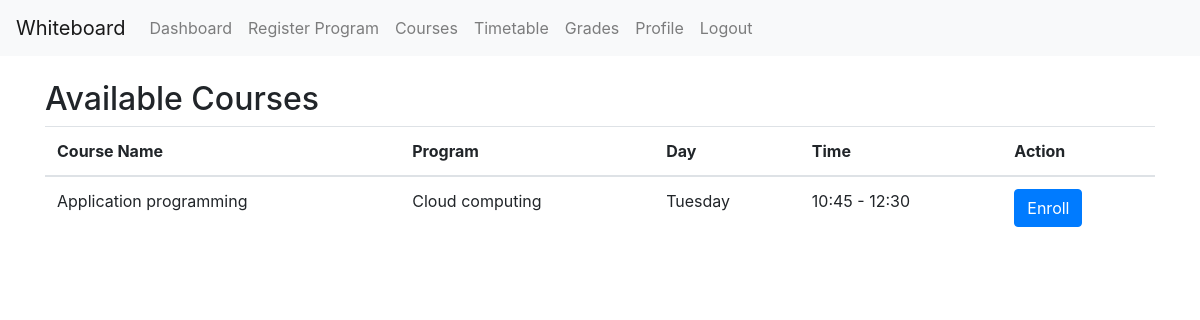
The app's page /courses/ (signed in) with its own data.
### core/models.py (models this page shows, shortened)
class Course(models.Model):
    course_name = models.CharField(max_length=100)
    program = models.ForeignKey(Program, on_delete=models.CASCADE)
    day_of_week = models.CharField(max_length=10, choices=DAYS_OF_WEEK, default='Monday')
    start_time = models.TimeField(null=True, blank=True)
    end_time = models.TimeField(null=True, blank=True)
    semester = models.CharField(max_length=20, choices=SEMESTER_CHOICES, default='Semester 1')

class Program(models.Model):
    program_name = models.CharField(max_length=100)

### core/views.py (the view)
# urls.py: path('courses/', views.StudentCoursesView.as_view(), name='courses'),
class StudentCoursesView(LoginRequiredMixin, View):
    login_url = 'login'
    def get(self, request):
        try:
            student = Student.objects.get(user=request.user)
        except Student.DoesNotExist:
            messages.error(request, "Student profile not found.")
            return redirect('logout')
        if not student.program:
            return redirect('register_program')
        enrolled_courses = Enrollment.objects.filter(student=student).values_list('course_id', flat=True)
        available_courses = Course.objects.exclude(id__in=enrolled_courses)
        return render(request, 'core/courses.html', {'courses': available_courses})

### templates/core/courses.html (shortened to what this page needs)
{% extends 'base.html' %}
{% block content %}
<h2>Available Courses</h2>
{% if courses %}
    <table class="table">
        <thead>
            <tr>
                <th>Course Name</th>
                <th>Program</th>
                <th>Day</th>
                <th>Time</th>
                <th>Action</th>
            </tr>
        </thead>
        <tbody>
            {% for course in courses %}
                <tr>
                    <td>{{ course.course_name }}</td>
                    <td>{{ course.program.program_name }}</td>
                    <td>{{ course.day_of_week }}</td>
                    <td>{{ course.start_time|time:"H:i" }} - {{ course.end_time|time:"H:i" }}</td>
                    <td>
                        <form method="post" action="{% url 'enroll_course' course.id %}">
                            <button type="submit" class="btn btn-primary">Enroll</button>
                        </form>
                    </td>
                </tr>
            {% endfor %}
        </tbody>
    </table>
{% else %}
    <p>No courses available to enroll in.</p>
{% endif %}
{% endblock %}

### records on screen
Course: course_name "Application programming", program.program_name "Cloud computing", day_of_week "Tuesday", start_time "10:45", end_time "12:30"
